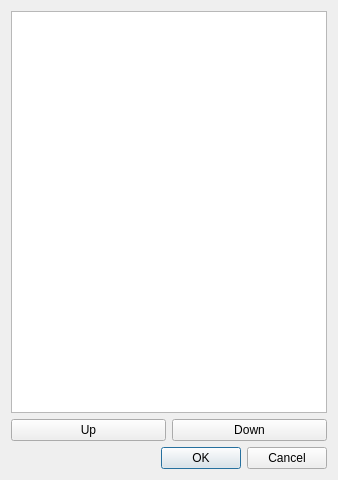
<?xml version="1.0" encoding="UTF-8"?>
<ui version="4.0">
 <class>CategoriesEditor</class>
 <widget class="QDialog" name="CategoriesEditor">
  <property name="geometry">
   <rect>
    <x>0</x>
    <y>0</y>
    <width>338</width>
    <height>480</height>
   </rect>
  </property>
  <property name="windowTitle">
   <string>Настройка категорий затрат</string>
  </property>
  <layout class="QVBoxLayout" name="verticalLayout">
   <item>
    <widget class="QTreeWidget" name="treeWidget">
     <property name="dragDropMode">
      <enum>QAbstractItemView::InternalMove</enum>
     </property>
     <property name="alternatingRowColors">
      <bool>true</bool>
     </property>
     <attribute name="headerVisible">
      <bool>false</bool>
     </attribute>
     <column>
      <property name="text">
       <string notr="true">1</string>
      </property>
     </column>
    </widget>
   </item>
   <item>
    <layout class="QHBoxLayout" name="horizontalLayout">
     <item>
      <widget class="QPushButton" name="pbUp">
       <property name="text">
        <string>Up</string>
       </property>
      </widget>
     </item>
     <item>
      <widget class="QPushButton" name="pbDown">
       <property name="text">
        <string>Down</string>
       </property>
      </widget>
     </item>
    </layout>
   </item>
   <item>
    <widget class="QDialogButtonBox" name="buttonBox">
     <property name="orientation">
      <enum>Qt::Horizontal</enum>
     </property>
     <property name="standardButtons">
      <set>QDialogButtonBox::Cancel|QDialogButtonBox::Ok</set>
     </property>
    </widget>
   </item>
  </layout>
 </widget>
 <resources/>
 <connections>
  <connection>
   <sender>buttonBox</sender>
   <signal>accepted()</signal>
   <receiver>CategoriesEditor</receiver>
   <slot>accept()</slot>
   <hints>
    <hint type="sourcelabel">
     <x>248</x>
     <y>254</y>
    </hint>
    <hint type="destinationlabel">
     <x>157</x>
     <y>274</y>
    </hint>
   </hints>
  </connection>
  <connection>
   <sender>buttonBox</sender>
   <signal>rejected()</signal>
   <receiver>CategoriesEditor</receiver>
   <slot>reject()</slot>
   <hints>
    <hint type="sourcelabel">
     <x>316</x>
     <y>260</y>
    </hint>
    <hint type="destinationlabel">
     <x>286</x>
     <y>274</y>
    </hint>
   </hints>
  </connection>
 </connections>
</ui>
